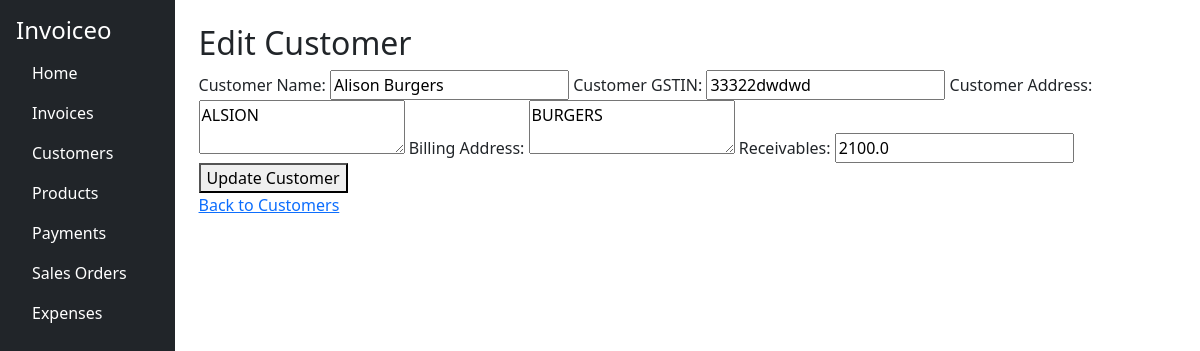
The app's page /edit_customer/1, older data.
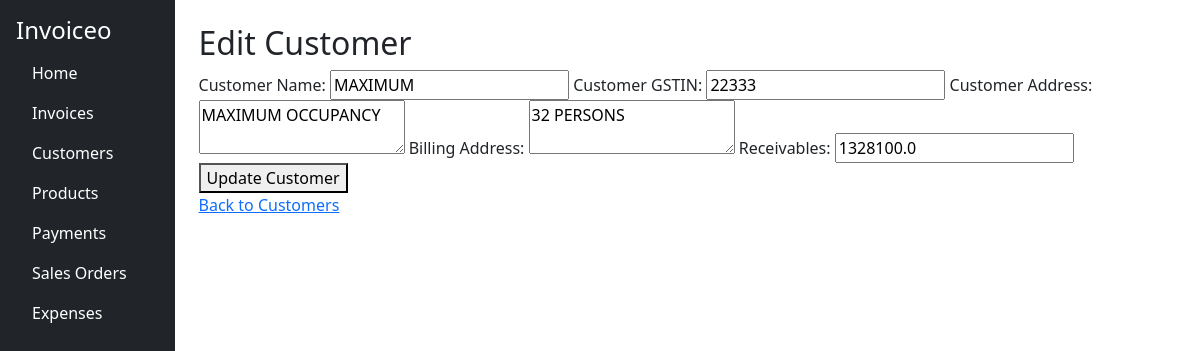
The same page, newer data.
### app.py (models this page shows)
class Customer(db.Model):
    id = db.Column(db.Integer, primary_key=True)
    customer_name = db.Column(db.String(100), nullable=False)
    customer_gstin = db.Column(db.String(15), nullable=False)
    customer_address = db.Column(db.String(300), nullable=False)
    billing_address = db.Column(db.String(300), nullable=False)
    receivables = db.Column(db.Float, default=0.0)

### app.py (the view, shortened to what this page needs)
@app.route('/edit_customer/<int:id>', methods=['GET', 'POST'])
def edit_customer(id):
    customer = Customer.query.get_or_404(id)
    return render_template('edit_customer.html', customer=customer)

### templates/edit_customer.html
{% extends 'base.html' %}
{% block content %}
    <h2>Edit Customer</h2>
    <form action="{{ url_for('edit_customer', id=customer.id) }}" method="POST">
        <label for="customer_name">Customer Name:</label>
        <input type="text" id="customer_name" name="customer_name" value="{{ customer.customer_name }}" required>
        <label for="customer_gstin">Customer GSTIN:</label>
        <input type="text" id="customer_gstin" name="customer_gstin" value="{{ customer.customer_gstin }}" required>
        <label for="customer_address">Customer Address:</label>
        <textarea id="customer_address" name="customer_address" required>{{ customer.customer_address }}</textarea>
        <label for="billing_address">Billing Address:</label>
        <textarea id="billing_address" name="billing_address" required>{{ customer.billing_address }}</textarea>
        <label for="receivables">Receivables:</label>
        <input type="number" id="receivables" name="receivables" step="0.01" value="{{ customer.receivables }}" required>
        <button type="submit">Update Customer</button>
    </form>
    <a href="{{ url_for('customers') }}">Back to Customers</a>
    {% endblock %}

Row changes from the older to the newer data that the page shows:
changed Customer: customer_name "Alison Burgers" → "MAXIMUM"; customer_gstin "33322dwdwd" → "22333"; customer_address "ALSION" → "MAXIMUM OCCUPANCY"; billing_address "BURGERS" → "32 PERSONS"; receivables "2100.0" → "1328100.0"
